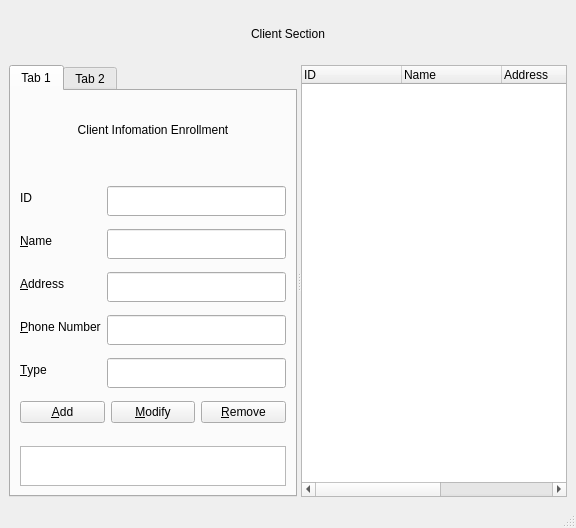
<?xml version="1.0" encoding="UTF-8"?>
<ui version="4.0">
 <class>ClientManager</class>
 <widget class="QMainWindow" name="ClientManager">
  <property name="geometry">
   <rect>
    <x>0</x>
    <y>0</y>
    <width>576</width>
    <height>528</height>
   </rect>
  </property>
  <property name="windowTitle">
   <string>MainWindow</string>
  </property>
  <widget class="QWidget" name="centralwidget">
   <layout class="QVBoxLayout" name="verticalLayout_3">
    <item>
     <widget class="QLabel" name="label">
      <property name="minimumSize">
       <size>
        <width>0</width>
        <height>50</height>
       </size>
      </property>
      <property name="maximumSize">
       <size>
        <width>16777215</width>
        <height>50</height>
       </size>
      </property>
      <property name="baseSize">
       <size>
        <width>0</width>
        <height>150</height>
       </size>
      </property>
      <property name="text">
       <string>Client Section</string>
      </property>
      <property name="alignment">
       <set>Qt::AlignCenter</set>
      </property>
     </widget>
    </item>
    <item>
     <widget class="QSplitter" name="splitter">
      <property name="orientation">
       <enum>Qt::Horizontal</enum>
      </property>
      <widget class="QTabWidget" name="tabWidget">
       <property name="enabled">
        <bool>true</bool>
       </property>
       <property name="sizePolicy">
        <sizepolicy hsizetype="Expanding" vsizetype="Expanding">
         <horstretch>0</horstretch>
         <verstretch>0</verstretch>
        </sizepolicy>
       </property>
       <property name="currentIndex">
        <number>0</number>
       </property>
       <widget class="QWidget" name="tab">
        <attribute name="title">
         <string>Tab 1</string>
        </attribute>
        <layout class="QVBoxLayout" name="verticalLayout_2">
         <item>
          <layout class="QVBoxLayout" name="verticalLayout">
           <item>
            <widget class="QLabel" name="label_2">
             <property name="minimumSize">
              <size>
               <width>0</width>
               <height>60</height>
              </size>
             </property>
             <property name="text">
              <string>Client Infomation Enrollment</string>
             </property>
             <property name="alignment">
              <set>Qt::AlignCenter</set>
             </property>
            </widget>
           </item>
           <item>
            <spacer name="verticalSpacer_2">
             <property name="orientation">
              <enum>Qt::Vertical</enum>
             </property>
             <property name="sizeType">
              <enum>QSizePolicy::Fixed</enum>
             </property>
             <property name="sizeHint" stdset="0">
              <size>
               <width>186</width>
               <height>13</height>
              </size>
             </property>
            </spacer>
           </item>
           <item>
            <layout class="QFormLayout" name="formLayout">
             <item row="0" column="0">
              <widget class="QLabel" name="label_3">
               <property name="text">
                <string>ID</string>
               </property>
              </widget>
             </item>
             <item row="0" column="1">
              <widget class="QLineEdit" name="lineEdit">
               <property name="sizePolicy">
                <sizepolicy hsizetype="Expanding" vsizetype="Expanding">
                 <horstretch>0</horstretch>
                 <verstretch>0</verstretch>
                </sizepolicy>
               </property>
               <property name="minimumSize">
                <size>
                 <width>0</width>
                 <height>30</height>
                </size>
               </property>
               <property name="maximumSize">
                <size>
                 <width>16777215</width>
                 <height>30</height>
                </size>
               </property>
              </widget>
             </item>
             <item row="1" column="0">
              <widget class="QLabel" name="label_4">
               <property name="text">
                <string>&amp;Name</string>
               </property>
               <property name="buddy">
                <cstring>lineEdit_2</cstring>
               </property>
              </widget>
             </item>
             <item row="1" column="1">
              <widget class="QLineEdit" name="lineEdit_2">
               <property name="sizePolicy">
                <sizepolicy hsizetype="Expanding" vsizetype="Expanding">
                 <horstretch>0</horstretch>
                 <verstretch>0</verstretch>
                </sizepolicy>
               </property>
               <property name="minimumSize">
                <size>
                 <width>0</width>
                 <height>30</height>
                </size>
               </property>
               <property name="maximumSize">
                <size>
                 <width>16777215</width>
                 <height>30</height>
                </size>
               </property>
              </widget>
             </item>
             <item row="2" column="0">
              <widget class="QLabel" name="label_5">
               <property name="text">
                <string>&amp;Address</string>
               </property>
               <property name="buddy">
                <cstring>lineEdit_3</cstring>
               </property>
              </widget>
             </item>
             <item row="2" column="1">
              <widget class="QLineEdit" name="lineEdit_3">
               <property name="sizePolicy">
                <sizepolicy hsizetype="Expanding" vsizetype="Expanding">
                 <horstretch>0</horstretch>
                 <verstretch>0</verstretch>
                </sizepolicy>
               </property>
               <property name="minimumSize">
                <size>
                 <width>0</width>
                 <height>30</height>
                </size>
               </property>
               <property name="maximumSize">
                <size>
                 <width>16777215</width>
                 <height>30</height>
                </size>
               </property>
              </widget>
             </item>
             <item row="3" column="0">
              <widget class="QLabel" name="label_6">
               <property name="text">
                <string>&amp;Phone Number</string>
               </property>
               <property name="buddy">
                <cstring>lineEdit_4</cstring>
               </property>
              </widget>
             </item>
             <item row="3" column="1">
              <widget class="QLineEdit" name="lineEdit_4">
               <property name="sizePolicy">
                <sizepolicy hsizetype="Expanding" vsizetype="Expanding">
                 <horstretch>0</horstretch>
                 <verstretch>0</verstretch>
                </sizepolicy>
               </property>
               <property name="minimumSize">
                <size>
                 <width>0</width>
                 <height>30</height>
                </size>
               </property>
               <property name="maximumSize">
                <size>
                 <width>16777215</width>
                 <height>30</height>
                </size>
               </property>
              </widget>
             </item>
             <item row="4" column="0">
              <widget class="QLabel" name="typeLabel">
               <property name="text">
                <string>&amp;Type</string>
               </property>
               <property name="buddy">
                <cstring>typeLineEdit</cstring>
               </property>
              </widget>
             </item>
             <item row="4" column="1">
              <widget class="QLineEdit" name="typeLineEdit">
               <property name="sizePolicy">
                <sizepolicy hsizetype="Expanding" vsizetype="Expanding">
                 <horstretch>0</horstretch>
                 <verstretch>0</verstretch>
                </sizepolicy>
               </property>
               <property name="minimumSize">
                <size>
                 <width>0</width>
                 <height>30</height>
                </size>
               </property>
               <property name="maximumSize">
                <size>
                 <width>16777215</width>
                 <height>30</height>
                </size>
               </property>
              </widget>
             </item>
            </layout>
           </item>
           <item>
            <layout class="QHBoxLayout" name="horizontalLayout">
             <item>
              <widget class="QPushButton" name="pushButton">
               <property name="text">
                <string>&amp;Add</string>
               </property>
              </widget>
             </item>
             <item>
              <widget class="QPushButton" name="pushButton_2">
               <property name="text">
                <string>&amp;Modify</string>
               </property>
              </widget>
             </item>
             <item>
              <widget class="QPushButton" name="pushButton_3">
               <property name="text">
                <string>&amp;Remove</string>
               </property>
              </widget>
             </item>
            </layout>
           </item>
           <item>
            <spacer name="verticalSpacer">
             <property name="orientation">
              <enum>Qt::Vertical</enum>
             </property>
             <property name="sizeType">
              <enum>QSizePolicy::Fixed</enum>
             </property>
             <property name="sizeHint" stdset="0">
              <size>
               <width>20</width>
               <height>17</height>
              </size>
             </property>
            </spacer>
           </item>
           <item>
            <widget class="QListWidget" name="listWidget_2">
             <property name="minimumSize">
              <size>
               <width>0</width>
               <height>40</height>
              </size>
             </property>
             <property name="maximumSize">
              <size>
               <width>16777215</width>
               <height>40</height>
              </size>
             </property>
            </widget>
           </item>
          </layout>
         </item>
        </layout>
       </widget>
       <widget class="QWidget" name="tab_2">
        <attribute name="title">
         <string>Tab 2</string>
        </attribute>
       </widget>
      </widget>
      <widget class="QTreeWidget" name="treeWidget">
       <column>
        <property name="text">
         <string>ID</string>
        </property>
       </column>
       <column>
        <property name="text">
         <string>Name</string>
        </property>
       </column>
       <column>
        <property name="text">
         <string>Address</string>
        </property>
       </column>
       <column>
        <property name="text">
         <string>Phone Numer</string>
        </property>
       </column>
       <column>
        <property name="text">
         <string>Type</string>
        </property>
       </column>
      </widget>
     </widget>
    </item>
   </layout>
  </widget>
  <widget class="QStatusBar" name="statusbar"/>
 </widget>
 <resources/>
 <connections/>
</ui>
